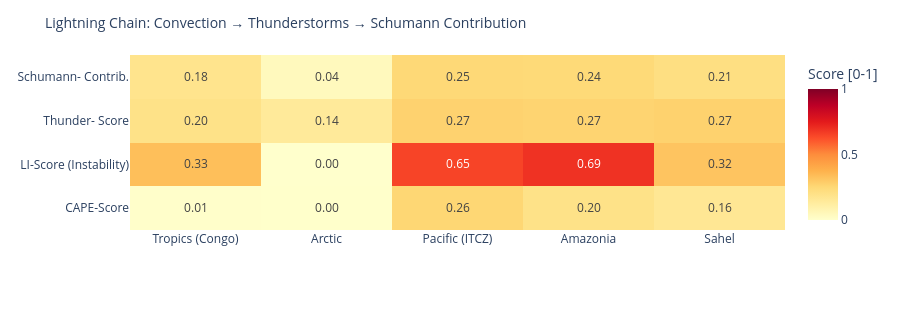

Notebook cell for this chart:
### Code cell
# ============================================================
# LIGHTNING CHAIN: Convection → Thunderstorms → Schumann
# Shows the causal chain per measurement point as heatmap
# ============================================================

def cape_score(v):
    """CAPE → normalized score [0,1]"""
    if v is None or pd.isna(v): return 0.0
    return min(1.0, float(v) / 3000)

def li_score(v):
    """Lifted Index: negative = unstable → score [0,1]"""
    if v is None or pd.isna(v): return 0.3
    return min(1.0, max(0.0, (-float(v) + 6) / 12))

def cloud_score(v):
    if v is None or pd.isna(v): return 0.3
    return float(v) / 100

def thunder_score(row):
    """Kombinierter Gewitterwahrscheinlichkeits-Score
    CAPE + LI + Bedeckung + WMO-Gewitter + konvektiver Niederschlag (showers)
    Hinweis: X-Ray und Kp sind kein Bestandteil – nur geomagn./solarer Kontext.
    """
    cs = cape_score(row.get('cape'))
    ls = li_score(row.get('li'))
    cl = cloud_score(row.get('cloud'))
    t  = 1.0 if row.get('thunderstorm') else 0.0
    # Convective precipitation (showers) as additional indicator
    sh = min(1.0, (row.get('showers') or 0) / 5.0)
    return round(cs * 0.30 + ls * 0.25 + cl * 0.15 + t * 0.20 + sh * 0.10, 3)

def schumann_contribution(t_score, lat):
    """Schumann contribution: higher in tropics (±30°), scaled by thunderstorm score"""
    lat_weight = max(0.3, 1.0 - abs(lat) / 60)
    return round(t_score * lat_weight, 3)

df_atm['cape_score']   = df_atm.apply(lambda r: cape_score(r['cape']), axis=1)
df_atm['li_score']     = df_atm.apply(lambda r: li_score(r['li']),    axis=1)
df_atm['thunder_score']= df_atm.apply(lambda r: thunder_score(r.to_dict()), axis=1)
df_atm['schumann_contribution'] = df_atm.apply(
    lambda r: schumann_contribution(r['thunder_score'], r['lat']), axis=1)

metrics = ['cape_score', 'li_score', 'thunder_score', 'schumann_contribution']
labels  = ['CAPE-Score', 'LI-Score\n(Instability)', 'Thunder-\nScore', 'Schumann-\nContrib.']
z_data  = [df_atm[m].tolist() for m in metrics]

fig = go.Figure(go.Heatmap(
    z=z_data,
    x=df_atm['point'].tolist(),
    y=labels,
    colorscale='YlOrRd',
    zmin=0, zmax=1,
    text=[[f'{v:.2f}' for v in row] for row in z_data],
    texttemplate='%{text}', textfont=dict(size=12),
    colorbar=dict(title='Score [0-1]')
))
fig.update_layout(
    title=dict(text='Lightning Chain: Convection → Thunderstorms → Schumann Contribution', font=dict(size=14)),
    height=310,
    plot_bgcolor='rgba(0,0,0,0)', paper_bgcolor='rgba(0,0,0,0)',
    margin=dict(l=130, r=80, t=55, b=80)
)
fig.show()

### Figure 1 — Plotly figure (JSON) as saved in the notebook; plotly's stock layout.template omitted (floating-point values rounded to 4 significant figures)
{"data": [{"colorbar": {"title": {"text": "Score [0-1]"}}, "colorscale": [[0.0, "rgb(255,255,204)"], [0.125, "rgb(255,237,160)"], [0.25, "rgb(254,217,118)"], [0.375, "rgb(254,178,76)"], [0.5, "rgb(253,141,60)"], [0.625, "rgb(252,78,42)"], [0.75, "rgb(227,26,28)"], [0.875, "rgb(189,0,38)"], [1.0, "rgb(128,0,38)"]], "text": [["0.01", "0.00", "0.26", "0.20", "0.16"], ["0.33", "0.00", "0.65", "0.69", "0.32"], ["0.20", "0.14", "0.27", "0.27", "0.27"], ["0.18", "0.04", "0.25", "0.24", "0.21"]], "textfont": {"size": 12}, "texttemplate": "%{text}", "type": "heatmap", "x": ["Tropics (Congo)", "Arctic", "Pacific (ITCZ)", "Amazonia", "Sahel"], "y": ["CAPE-Score", "LI-Score\n(Instability)", "Thunder-\nScore", "Schumann-\nContrib."], "z": [[0.006667, 0.003333, 0.2567, 0.1967, 0.16], [0.3333, 0.0, 0.65, 0.6917, 0.3167], [0.196, 0.142, 0.271, 0.266, 0.273], [0.183, 0.043, 0.248, 0.244, 0.214]], "zmax": 1, "zmin": 0}], "layout": {"height": 310, "margin": {"b": 80, "l": 130, "r": 80, "t": 55}, "paper_bgcolor": "rgba(0,0,0,0)", "plot_bgcolor": "rgba(0,0,0,0)", "title": {"font": {"size": 14}, "text": "Lightning Chain: Convection → Thunderstorms → Schumann Contribution"}}}
